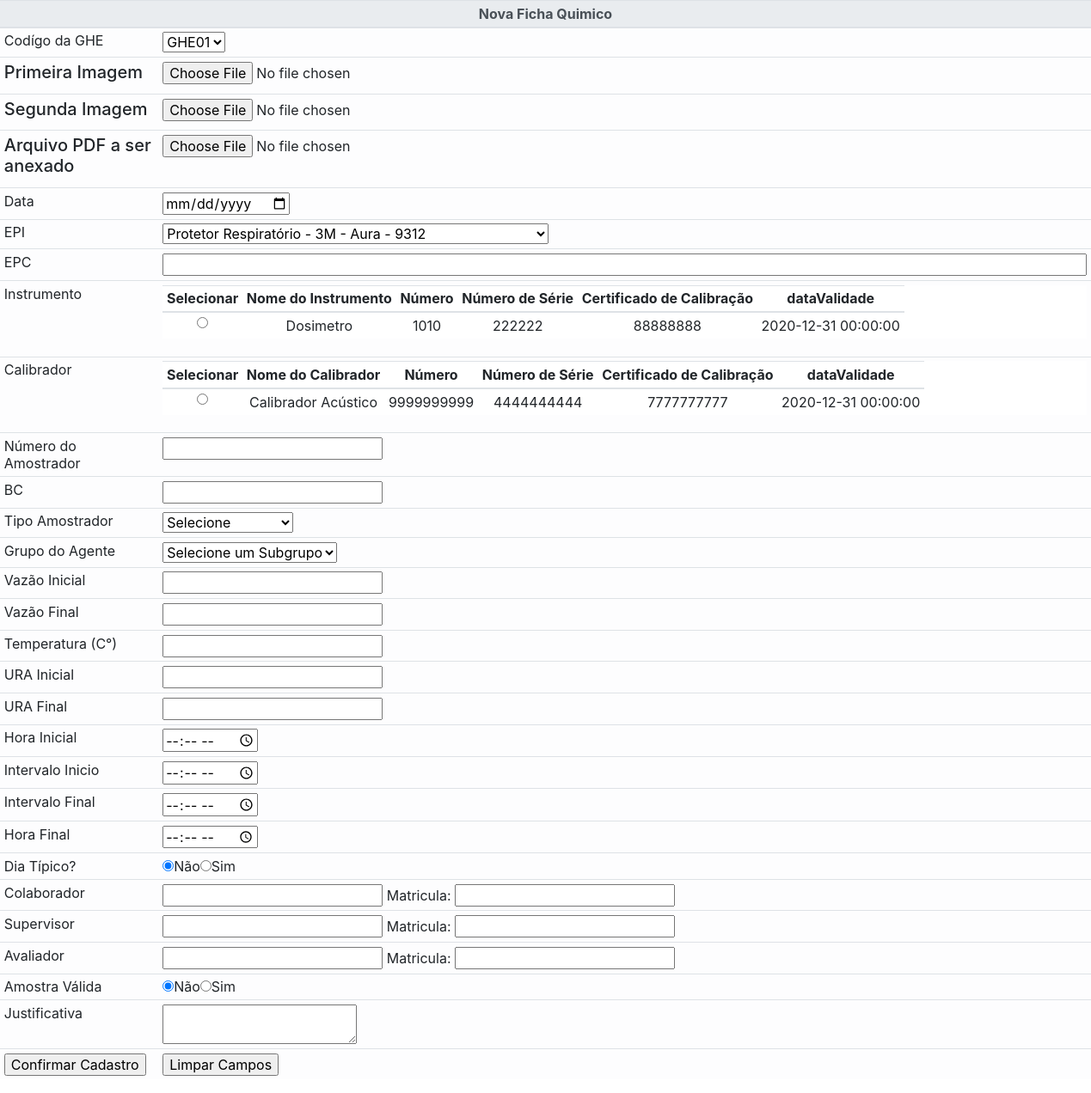
/forms/cadastro/add_ficha_quimico.php?c=17, run on the app's committed database.
### tables this page shows
CREATE TABLE `tbequipamento` (
  `cdEquipamento` int(11) NOT NULL,
  `tipoEquipamento` tinyint(1) NOT NULL COMMENT '(0) Instrumento (1) Calibrador',
  `nome` mediumtext NOT NULL,
  `numero` bigint(20) NOT NULL,
  `numeroSerie` mediumtext NOT NULL,
  `certCalibracao` mediumtext NOT NULL,
  `dataValidade` datetime NOT NULL
);

### forms/cadastro/add_ficha_quimico.php (the view, shortened to what this page needs)
<?php
	require "../../php/connect.php";
	$contrato = $_GET['c'];
	$sql_info_ghe = "SELECT * FROM tbghe WHERE cdContrato = ".$contrato;
	$qry_info_ghe = mysqli_query($link,$sql_info_ghe);
	$sql_epi = "SELECT * FROM tbepi WHERE tipoEPI = 4";
	$qry_epi = mysqli_query($link,$sql_epi);
	$sql_inst = "SELECT * FROM tbequipamento WHERE tipoEquipamento = 0";
	$qry_inst = mysqli_query($link,$sql_inst);
	$sql_calb = "SELECT * FROM tbequipamento WHERE tipoEquipamento = 1";
	$qry_calb = mysqli_query($link,$sql_calb);
?>
<head>
	<link rel="stylesheet" href="../../css/bootstrap.min.css">
		<link rel="stylesheet" href="../../css/fnac.css">
		<link href="../../css/scrolling-nav.css" rel="stylesheet">
		<link rel="stylesheet" type="text/css" href="../../css/jquery.fancybox.min.css">
</head>
<body>
	<form id="myFrom" class="" action="/fnac/forms/cadastro/post/form_cadFichaQuimico.php" method="POST" enctype="multipart/form-data">
		<table class="table table-sm table-light">
			<thead class="thead-light">
				<tr>
					<th colspan="2" class="text-center">Nova Ficha Quimico</th>
				</tr>
			</thead>
			<tbody>
				<tr>
					<td>Codígo da GHE</td>
					<td>
						<?php
							if($qry_info_ghe->num_rows > 0){
								echo '<select id="" class="" name="ghe" required>';
								while($assoc_ghe = mysqli_fetch_assoc($qry_info_ghe)){
									echo '<option id="" class="" value="'.$assoc_ghe["cdGHE"].'">'.$assoc_ghe["codGHE"].'</option>';
								}
							}else{
								echo '
									<select id="" class="" name="ghe">
										<option id="" class="">Nenhum Cargo cadastrado</option>
									';
							}
						?>
						</select>
					</td>
				</tr>
				<tr>
					<td><h5>Primeira Imagem</h5></td>
					<td><b><input type="file" name="img1"></b></td>
				</tr>
				<tr>
					<td><h5>Segunda Imagem</h5></td>
					<td><b><input type="file" name="img2"></b></td>
				</tr>
				<tr>
					<td><h5>Arquivo PDF a ser anexado</h5></td>
					<td><b><input type="file" name="pdf"></b></td>
				</tr>
				<tr>
					<td>Data</td>
					<td><input type="date" name="dataaval"></td>
				</tr>
				<tr>
					<td>EPI</td>
					<td><select name="epi">
								<?php
									while($assoc_epi = mysqli_fetch_assoc($qry_epi)){
									if($assoc_epi["tipoEPI"] == 1){
											$tipoepi = "Capacete";
										}else{
											if($assoc_epi["tipoEPI"] == 2){
												$tipoepi = "Bota";
											}else{
												if($assoc_epi["tipoEPI"] == 3){
													$tipoepi = "Luva";
												}else{
													if($assoc_epi["tipoEPI"] == 4){
														$tipoepi = "Protetor Respiratório";
													}
												}
											}
										}
										echo'<option value="'.$assoc_epi["cdEPI"].'">'.$tipoepi.' - '.$assoc_epi["fabricante"].' - '.$assoc_epi["modelo"].' - '.$assoc_epi["ca"].'</option>';
									}
								?>
					</select></td>
				</tr>
				<tr>
					<td>EPC</td>
					<td><input size="100" type="text" name="EPC" required></td>
				</tr>
				<tr>
					<td>Instrumento</td>
					<td><table id="userTbl" class="table table-sm table-light table-stripped table-responsive">
								<thead>
									<tr>
										<th class="text-center">Selecionar</th>
										<th class="text-center">Nome do Instrumento</th>
										<th class="text-center">Número</th>
										<th class="text-center">Número de Série</th>
										<th class="text-center">Certificado de Calibração</th>
										<th class="text-center">dataValidade</th>
									</tr>
								</thead>
								<tbody>
								<?php
									while($assoc_inst = mysqli_fetch_assoc($qry_inst)){
										echo'
											<tr>
												<td class="text-center"><input type="radio" name="inst" value="'.$assoc_inst["cdEquipamento"].'"></td>
												<td class="text-center">'.$assoc_inst["nome"].'</td>
												<td class="text-center">'.$assoc_inst["numero"].'</td>
												<td class="text-center">'.$assoc_inst["numeroSerie"].'</td>
												<td class="text-center">'.$assoc_inst["certCalibracao"].'</td>
												<td class="text-center">'.$assoc_inst["dataValidade"].'</td>
											</tr>
										';
									}
								?>
								</tbody>
							</table>
						</td>
				</tr>
				<tr>
					<td>Calibrador</td>
					<td><table id="userTbl" class="table table-sm table-light table-stripped table-responsive">
								<thead>
									<tr>
										<th class="text-center">Selecionar</th>
										<th class="text-center">Nome do Calibrador</th>
										<th class="text-center">Número</th>
										<th class="text-center">Número de Série</th>
										<th class="text-center">Certificado de Calibração</th>
										<th class="text-center">dataValidade</th>
									</tr>
								</thead>
								<tbody>
								<?php
									while($assoc_calb = mysqli_fetch_assoc($qry_calb)){
										echo'
											<tr>
												<td class="text-center"><input type="radio" name="calib" value="'.$assoc_calb["cdEquipamento"].'"></td>
												<td class="text-center">'.$assoc_calb["nome"].'</td>
												<td class="text-center">'.$assoc_calb["numero"].'</td>
												<td class="text-center">'.$assoc_calb["numeroSerie"].'</td>
												<td class="text-center">'.$assoc_calb["certCalibracao"].'</td>
												<td class="text-center">'.$assoc_calb["dataValidade"].'</td>
											</tr>
										';
									}
								?>
								</tbody>
							</table>
						</td>
				</tr>
				<tr>
					<td>Número do Amostrador</td>
					<td><input type="text" name="numamos" required></td>
				</tr>
				<tr>
					<td>BC</td>
					<td><input type="text" name="bc" required></td>
				</tr>
				<tr>
					<td>Tipo Amostrador</td>
					<td>
						<select name="tipoamos">
							<option value="" selected disabled>Selecione</option>
						</select>
					</td>
				</tr>
				<tr>
					<td>Grupo do Agente</td>
					<td>
						<select id="subgrupo" name="subgrupo" required>
							<option value="" class="subgrupo" selected disabled>Selecione um Subgrupo</option>
						</select>
					</td>
				</tr>
				<tr>
					<td>Vazão Inicial</td>
					<td><input type="number" step="0.01" name="vazinicial" required></td>
				</tr>
				<tr>
					<td>Vazão Final</td>
					<td><input type="number" step="0.01" name="vazfinal" required></td>
				</tr>
				<tr>
					<td>Temperatura (C°)</td>
					<td><input type="text" name="temperatura" required></td>
				</tr>
				<tr>
					<td>URA Inicial</td>
					<td><input type="text" name="urainicial" required></td>
				</tr>
				<tr>
					<td>URA Final</td>
					<td><input type="text" name="urafinal" required></td>
				</tr>
				<tr>
					<td>Hora Inicial</td>
					<td><input type="time" name="hrinicial" required></td>
				</tr>
				<tr>
					<td>Intervalo Inicio</td>
					<td><input type="time" name="intinic" required></td>
				</tr>
				<tr>
					<td>Intervalo Final</td>
					<td><input type="time" name="intfinal" required></td>
				</tr>
				<tr>
					<td>Hora Final</td>
					<td><input type="time" name="hrfinal" required></td>
				</tr>
				<tr>
					<td>Dia Típico?</td>
					<td><input type="radio" name="diaTipico" required value="0" checked>Não<input type="radio" name="diaTipico" required value="1">Sim</td>
				</tr>
				<tr>
					<td>Colaborador</td>
					<td><input type="text" name="colab" required> Matricula: <input type="text" name="colabm" required</td>
				</tr>
				<tr>
					<td>Supervisor</td>
					<td><input type="text" name="superv" required> Matricula: <input type="text" name="supervm" required</td>
				</tr>
				<tr>
					<td>Avaliador</td>
					<td><input type="text" name="avali" required> Matricula: <input type="text" name="avalim" required</td>
				</tr>
				<tr>
					<td>Amostra Válida</td>
					<td><input type="radio" name="amostraValida" required value="0" id="amostravalida" checked>Não<input type="radio" name="amostraValida" required value="1">Sim</td>
				</tr>
				<tr id="just2">
					<td>Justificativa</td>
					<td><textarea name="justificativa" id="just" required rows="2" col="40" value="" required></textarea></td>
				</tr>
				<tr>
					<td><input type="submit" id="" class="" name="" value="Confirmar Cadastro"></td>
					<td><input type="reset" id="" class="" name="" value="Limpar Campos"></td>
				</tr>
			</tbody>
		</table>
	</form>
</body>

### data on the page
tbequipamento: nome "Dosimetro", numero "1010", numeroSerie "222222", certCalibracao "88888888", dataValidade "2020-12-31 00:00:00"
tbequipamento: nome "Calibrador Acústico", numero "9999999999", numeroSerie "4444444444", certCalibracao "7777777777", dataValidade "2020-12-31 00:00:00"

### other printed values
form field ghe "GHE01"
form field epi "Protetor Respiratório - 3M - Aura - 9312"
